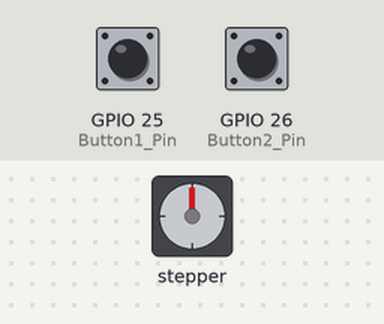
The sketch below on a simulated ESP32. Shown: stepper motor. The test bench sets the inputs (shaded band); at power-on: GPIO 25 (Button1_Pin) LOW, GPIO 26 (Button2_Pin) LOW. Stepper angles assume 2048 steps per turn.

Above: at 1.2 s.
1.3 s: GPIO 25 (Button1_Pin) pulled HIGH for 0.15 s
At 1.45 s:
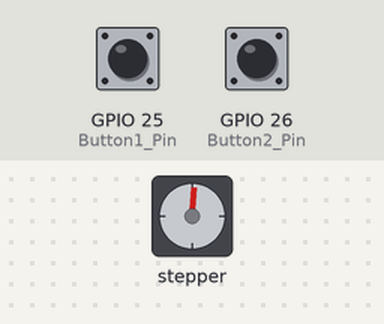
3.9 s: GPIO 26 (Button2_Pin) pulled HIGH for 0.15 s
At 4.05 s:
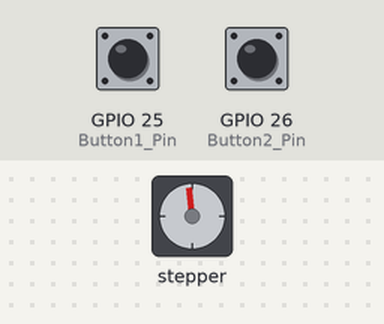
6.5 s: GPIO 26 (Button2_Pin) pulled HIGH for 1 s
At 6.97 s:
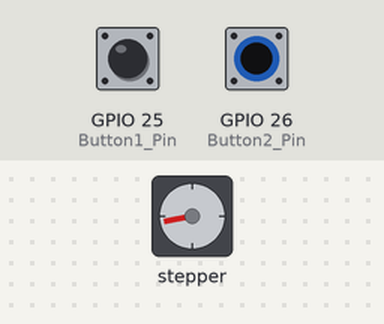
9.1 s: GPIO 25 (Button1_Pin) pulled HIGH for 1 s
At 9.57 s:
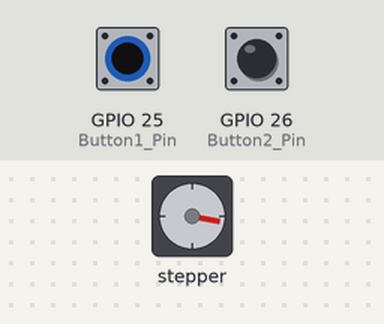
Timing chart, 0 to 12.1 s (numbered marks = the images above; inputs shaded):
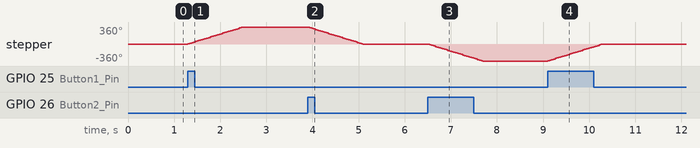

The sketch:

week4-2.ino
```cpp
#include <Stepper.h> //引入步進馬達函示庫

const int stepsPerRevolution = 2048;  //此馬達轉一圈為2048步
const int RPM = 50; //馬達旋轉速度

const int Button1_Pin = 25, Button2_Pin = 26; //紀錄兩按鈕腳位
bool btn1_Pressed = false, btn2_Pressed = false;  //紀錄兩按鈕按壓狀態

//宣告Stepper物件，的步數和引腳
//引角依序對應驅動版的1N1、1N3、1N2、1N4
Stepper myStepper(stepsPerRevolution, 13, 14, 12, 27);

void setup() {
  Serial.begin(115200);
  myStepper.setSpeed(RPM);  //設定馬達轉速
     pinMode(Button1_Pin, INPUT);
   pinMode(Button2_Pin, INPUT);
}


void loop() {

  //Player 1
  if(digitalRead(Button1_Pin) == HIGH && btn1_Pressed == false){
    btn1_Pressed = true;
     myStepper.step(stepsPerRevolution);
  delay(500);
  }
  else if(digitalRead(Button1_Pin) == LOW && btn1_Pressed == true){
    btn1_Pressed = false;
  }

  //Player 2
  if(digitalRead(Button2_Pin) == HIGH && btn2_Pressed == false){
    btn2_Pressed = true;
  myStepper.step(-stepsPerRevolution);
  delay(500);
  }
  else if(digitalRead(Button2_Pin) == LOW && btn2_Pressed == true){
    btn2_Pressed = false;
  }
}
```

Measured:
- after the input at 1.3 s, stepper: turns 360° clockwise in 1.2 s, starting at once
- after the input at 3.9 s, stepper: turns 360° counter-clockwise in 1.2 s, starting at once
- after the input at 6.5 s, stepper: turns 360° counter-clockwise in 1.2 s, starting at once
- after the input at 9.1 s, stepper: turns 360° clockwise in 1.2 s, starting at once
